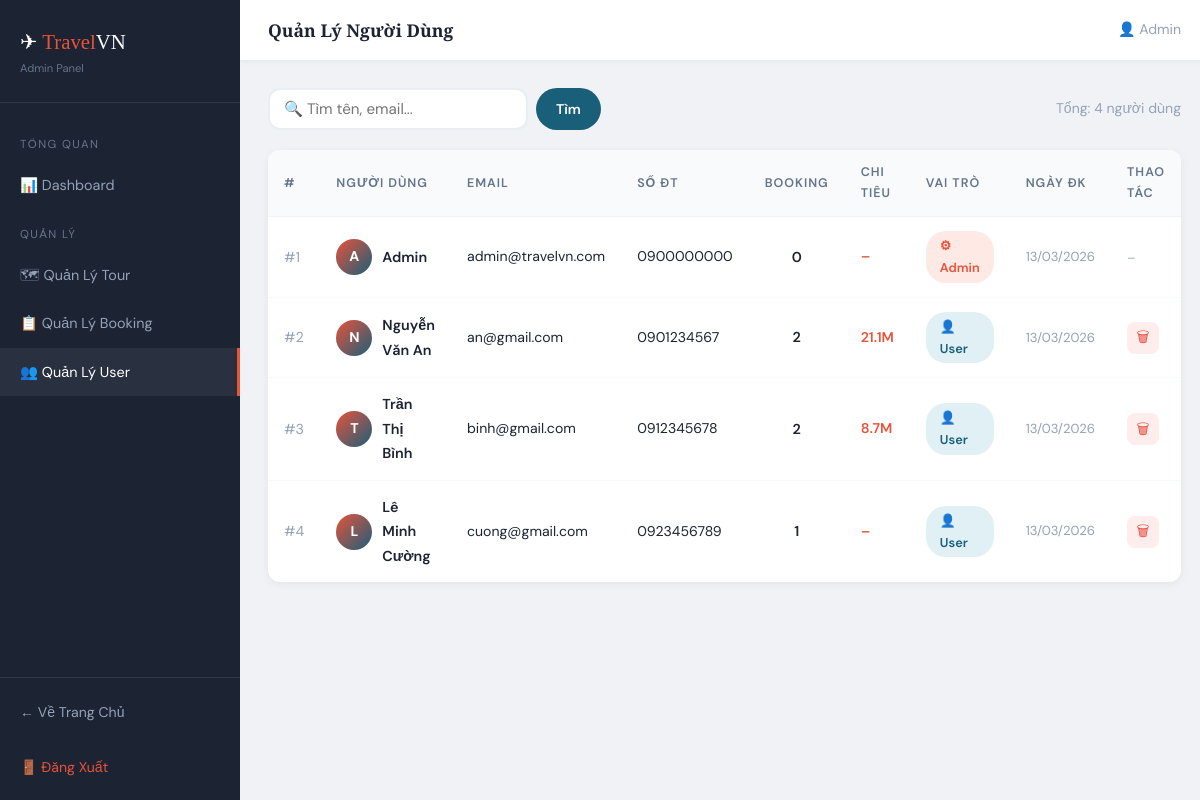
The page /admin/users.php (signed in) on the database its author committed.
### tables this page shows
CREATE TABLE users (
    id INT AUTO_INCREMENT PRIMARY KEY,
    full_name VARCHAR(150) NOT NULL,
    email VARCHAR(150) NOT NULL UNIQUE,
    password VARCHAR(255) NOT NULL,
    phone VARCHAR(20),
    avatar VARCHAR(255) DEFAULT NULL,
    role ENUM('user', 'admin') DEFAULT 'user',
    created_at TIMESTAMP DEFAULT CURRENT_TIMESTAMP
);

### admin/users.php (the view, shortened to what this page needs)
<?php
require_once 'admin-header.php';
$perPage = 12;
$page    = max(1, intval($_GET['page'] ?? 1));
$offset  = ($page - 1) * $perPage;
$search  = trim($_GET['search'] ?? '');
$where   = $search ? "WHERE u.full_name LIKE '%" . $conn->real_escape_string($search) . "%' OR u.email LIKE '%" . $conn->real_escape_string($search) . "%'" : '';
$total      = $conn->query("SELECT COUNT(*) FROM users u $where")->fetch_row()[0];
$users = $conn->query("
    SELECT u.*,
           COUNT(DISTINCT b.id) AS booking_count,
           COALESCE(SUM(CASE WHEN b.status='confirmed' THEN b.total_price ELSE 0 END),0) AS total_spent
    FROM users u
    LEFT JOIN bookings b ON b.user_id = u.id
    $where
    GROUP BY u.id
    ORDER BY u.created_at DESC
    LIMIT $perPage OFFSET $offset
");
?>
<div style="display:flex;justify-content:space-between;align-items:center;margin-bottom:20px;flex-wrap:wrap;gap:12px;">
    <form method="GET" style="display:flex;gap:8px;">
        <input type="text" name="search" value="<?= htmlspecialchars($search) ?>" placeholder="🔍 Tìm tên, email..." class="form-input" style="padding:9px 14px;width:260px;">
        <button class="btn btn-teal btn-sm">Tìm</button>
    </form>
    <div style="font-size:.88rem;color:#94A3B8;">Tổng: <?= $total ?> người dùng</div>
</div>
<div class="admin-card">
    <div style="overflow-x:auto;">
    <table class="admin-table">
        <thead><tr>
            <th>#</th><th>Người Dùng</th><th>Email</th><th>Số ĐT</th>
            <th>Booking</th><th>Chi Tiêu</th><th>Vai Trò</th><th>Ngày ĐK</th><th>Thao Tác</th>
        </tr></thead>
        <tbody>
        <?php while ($u = $users->fetch_assoc()): ?>
        <tr>
            <td style="color:#94A3B8;">#<?= $u['id'] ?></td>
            <td>
                <div style="display:flex;align-items:center;gap:10px;">
                    <div style="width:36px;height:36px;border-radius:50%;background:linear-gradient(135deg,#E8533A,#1A5F7A);display:flex;align-items:center;justify-content:center;color:#fff;font-weight:700;font-size:.88rem;flex-shrink:0;">
                        <?= mb_strtoupper(mb_substr($u['full_name'],0,1)) ?>
                    </div>
                    <span style="font-weight:600;"><?= htmlspecialchars($u['full_name']) ?></span>
                </div>
            </td>
            <td style="font-size:.88rem;"><?= htmlspecialchars($u['email']) ?></td>
            <td style="font-size:.88rem;"><?= htmlspecialchars($u['phone'] ?? '–') ?></td>
            <td style="text-align:center;font-weight:600;"><?= $u['booking_count'] ?></td>
            <td style="font-weight:600;color:#E8533A;font-size:.88rem;">
                <?= $u['total_spent'] > 0 ? number_format($u['total_spent']/1000000,1).'M' : '–' ?>
            </td>
            <td>
                <span class="badge <?= $u['role']==='admin'?'badge-coral':'badge-teal' ?>">
                    <?= $u['role']==='admin' ? '⚙ Admin' : '👤 User' ?>
                </span>
            </td>
            <td style="font-size:.82rem;color:#94A3B8;"><?= date('d/m/Y', strtotime($u['created_at'])) ?></td>
            <td>
                <?php if ($u['role'] !== 'admin'): ?>
                <a href="users.php?action=delete&id=<?= $u['id'] ?>" class="btn-icon btn-delete"
                   onclick="return confirm('Xóa người dùng <?= htmlspecialchars($u['full_name']) ?>?')" title="Xóa">🗑</a>
                <?php else: ?>
                    <span style="color:#94A3B8;font-size:.8rem;">–</span>
                <?php endif; ?>
            </td>
        </tr>
        <?php endwhile; ?>
        </tbody>
    </table>
    </div>
</div>
<?php require_once 'admin-footer.php'; ?>

### css/style.css (style rules this page uses)
:root { --coral: #E8533A; --coral-dk: #C4402A; --teal: #1A5F7A; --teal-lt: #2980a8; --gold: #C9A84C; --cream: #FDF6ED; --dark: #1C2333; --mid: #4A5568; --light: #F7F3EE; --white: #FFFFFF; --shadow: 0 4px 24px rgba(28,35,51,.10); --shadow-lg:0 12px 40px rgba(28,35,51,.18); --radius: 12px; --radius-lg:20px; --font-head:'Playfair Display', Georgia, serif; --font-body:'DM Sans', Arial, sans-serif; --transition: .25s ease; }
*, *::before, *::after { margin:0; padding:0; box-sizing:border-box; }
html { scroll-behavior:smooth; }
body { background:var(--light); color:var(--dark); font-family:var(--font-body); line-height:1.7; }
a { color:inherit; text-decoration:none; }
.btn { display:inline-flex; align-items:center; gap:8px; padding:14px 30px; border-radius:50px; font-family:var(--font-body); font-weight:600; font-size:.95rem; cursor:pointer; border:none; transition: all var(--transition); }
.btn-teal { background:var(--teal); color:#fff; }
.btn-sm { padding:9px 20px; font-size:.88rem; }
.badge { display:inline-block; padding:4px 14px; border-radius:20px; font-size:.8rem; font-weight:600; }
.badge-coral { background:#FEE9E5; color:var(--coral); }
.badge-teal { background:#E0F0F5; color:var(--teal); }
.form-input { width:100%; padding:13px 16px; border:2px solid #E8EEF3; border-radius:var(--radius); font-family:var(--font-body); font-size:.95rem; color:var(--dark); transition:border-color var(--transition); }

### css/admin.css (style rules this page uses)
:root { --sidebar-w: 240px; }
body.admin-body { background:#F0F2F5; }
.admin-card { background:#fff; border-radius:12px; box-shadow:0 2px 8px rgba(0,0,0,.06); overflow:hidden; }
.admin-table { width:100%; border-collapse:collapse; }
.admin-table th { background:#F8FAFC; color:#64748B; padding:12px 16px; text-align:left; font-size:.78rem; font-weight:600; letter-spacing:.08em; text-transform:uppercase; border-bottom:1px solid #F0F2F5; }
.admin-table td { padding:14px 16px; border-bottom:1px solid #F8FAFC; font-size:.9rem; vertical-align:middle; }
.admin-table tr:last-child td { border-bottom:none; }
.btn-icon { width:32px; height:32px; display:flex; align-items:center; justify-content:center; border-radius:8px; border:none; cursor:pointer; font-size:.9rem; transition:.2s; }
.btn-delete { background:#FDEDEC; color:#E74C3C; }

### rows shown on the page
users: id "1", full_name "A", full_name "Admin", email "admin@travelvn.com", phone "0900000000", booking_count "0", role "⚙ Admin", created_at "13/03/2026"
users: id "2", full_name "N", full_name "Nguyễn Văn An", email "an@gmail.com", phone "0901234567", booking_count "2", total_spent "21.1", role "👤 User", created_at "13/03/2026"
users: id "3", full_name "T", full_name "Trần Thị Bình", email "binh@gmail.com", phone "0912345678", booking_count "2", total_spent "8.7", role "👤 User", created_at "13/03/2026"
users: id "4", full_name "L", full_name "Lê Minh Cường", email "cuong@gmail.com", phone "0923456789", booking_count "1", role "👤 User", created_at "13/03/2026"

### other values the page prints
$pageTitle "Quản Lý Người Dùng"
$_SESSION['user_name'] "Admin"
$total "4"
